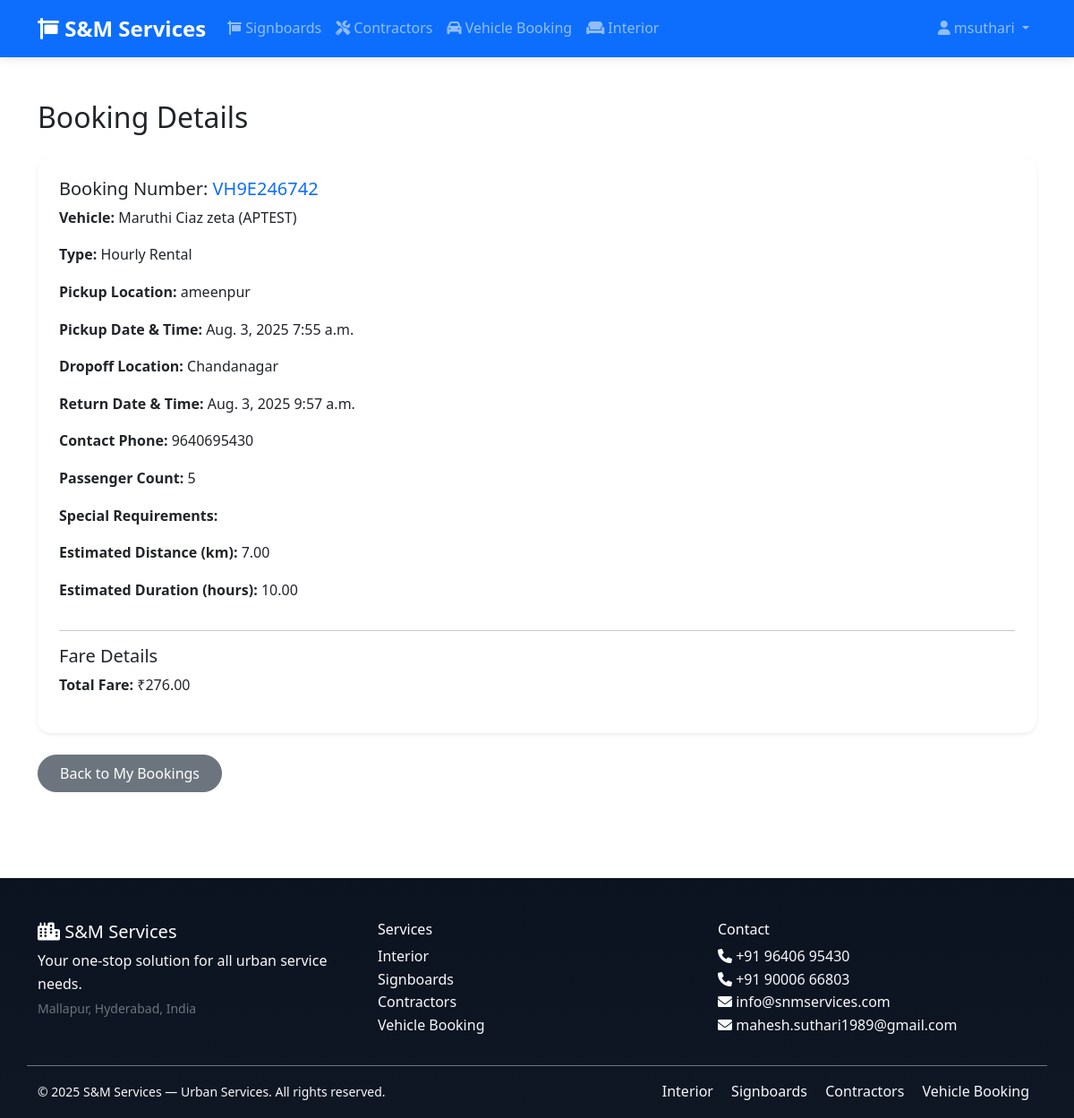
/vehicles/bookings/1/ (signed in), run on the app's committed database.
### vehicles/models.py (models this page shows, shortened)
class VehicleBooking(models.Model):
    BOOKING_TYPE_CHOICES = [
        ('hourly', 'Hourly Rental'),
        ('daily', 'Daily Rental'),
        ('one_way', 'One Way Trip'),
        ('round_trip', 'Round Trip'),
        ('airport_transfer', 'Airport Transfer'),
    ]
    STATUS_CHOICES = [
        ('pending', 'Pending'),
        ('confirmed', 'Confirmed'),
        ('assigned', 'Driver Assigned'),
        ('in_progress', 'In Progress'),
        ('completed', 'Completed'),
        ('cancelled', 'Cancelled'),
    ]
    customer = models.ForeignKey(User, on_delete=models.CASCADE)
    booking_number = models.CharField(max_length=20, unique=True)
    vehicle = models.ForeignKey(Vehicle, on_delete=models.CASCADE)
    driver = models.ForeignKey(Driver, on_delete=models.CASCADE, blank=True, null=True)
    booking_type = models.CharField(max_length=20, choices=BOOKING_TYPE_CHOICES)
    pickup_location = models.TextField()
    pickup_date = models.DateField()
    pickup_time = models.TimeField()
    dropoff_location = models.TextField(blank=True)
    return_date = models.DateField(blank=True, null=True)
    return_time = models.TimeField(blank=True, null=True)
    contact_phone = models.CharField(max_length=15)
    passenger_count = models.PositiveIntegerField()
    special_requirements = models.TextField(blank=True)
    estimated_distance_km = models.DecimalField(max_digits=8, decimal_places=2, default=0)
    estimated_duration_hours = models.DecimalField(max_digits=6, decimal_places=2, default=0)
    base_fare = models.DecimalField(max_digits=10, decimal_places=2, default=0)
    distance_fare = models.DecimalField(max_digits=10, decimal_places=2, default=0)
    time_fare = models.DecimalField(max_digits=10, decimal_places=2, default=0)
    additional_charges = models.DecimalField(max_digits=8, decimal_places=2, default=0)
    total_fare = models.DecimalField(max_digits=10, decimal_places=2, default=0)
    actual_start_time = models.DateTimeField(blank=True, null=True)
    actual_end_time = models.DateTimeField(blank=True, null=True)
    actual_distance_km = models.DecimalField(max_digits=8, decimal_places=2, default=0)
    status = models.CharField(max_length=20, choices=STATUS_CHOICES, default='pending')
    notes = models.TextField(blank=True)
    created_at = models.DateTimeField(auto_now_add=True)
    updated_at = models.DateTimeField(auto_now=True)
    class Meta:
        ordering = ['-created_at']

class Vehicle(models.Model):
    FUEL_CHOICES = [
        ('petrol', 'Petrol'),
        ('diesel', 'Diesel'),
        ('cng', 'CNG'),
        ('electric', 'Electric'),
        ('hybrid', 'Hybrid'),
    ]
    vehicle_type = models.ForeignKey(VehicleType, on_delete=models.CASCADE)
    make_model = models.CharField(max_length=200)  # e.g., "Maruti Suzuki Swift"
    year = models.PositiveIntegerField()
    license_plate = models.CharField(max_length=20, unique=True)
    fuel_type = models.CharField(max_length=10, choices=FUEL_CHOICES)
    seating_capacity = models.PositiveIntegerField()
    ac_available = models.BooleanField(default=True)
    gps_enabled = models.BooleanField(default=True)
    insurance_valid_until = models.DateField()
    pollution_certificate_valid_until = models.DateField()
    is_available = models.BooleanField(default=True)
    current_location = models.CharField(max_length=200, blank=True)
    image = models.ImageField(upload_to='vehicles/', blank=True, null=True)
    created_at = models.DateTimeField(auto_now_add=True)
    updated_at = models.DateTimeField(auto_now=True)
    owner = models.ForeignKey(User, on_delete=models.SET_NULL, null=True, blank=True, related_name='vehicles')
    contact_info = models.CharField(max_length=200, blank=True)
    description = models.TextField(blank=True)

### vehicles/views.py (the view)
# urls.py: path('bookings/<int:booking_id>/', views.booking_detail, name='booking_detail'),
@login_required
def booking_detail(request, booking_id):
    booking = get_object_or_404(VehicleBooking, id=booking_id, customer=request.user)
    return render(request, 'vehicles/booking_detail.html', {'booking': booking})

### templates/vehicles/booking_detail.html
{% extends 'base.html' %}
{% block content %}
<div class="container py-5">
    <h2 class="mb-4">Booking Details</h2>
    <div class="card p-4 shadow-sm">
        <h5>Booking Number: <span class="text-primary">{{ booking.booking_number }}</span></h5>
        <p><strong>Vehicle:</strong> {{ booking.vehicle.make_model }} ({{ booking.vehicle.license_plate }})</p>
        <p><strong>Type:</strong> {{ booking.get_booking_type_display }}</p>
        <p><strong>Pickup Location:</strong> {{ booking.pickup_location }}</p>
        <p><strong>Pickup Date & Time:</strong> {{ booking.pickup_date }} {{ booking.pickup_time }}</p>
        <p><strong>Dropoff Location:</strong> {{ booking.dropoff_location }}</p>
        <p><strong>Return Date & Time:</strong> {{ booking.return_date }} {{ booking.return_time }}</p>
        <p><strong>Contact Phone:</strong> {{ booking.contact_phone }}</p>
        <p><strong>Passenger Count:</strong> {{ booking.passenger_count }}</p>
        <p><strong>Special Requirements:</strong> {{ booking.special_requirements }}</p>
        <p><strong>Estimated Distance (km):</strong> {{ booking.estimated_distance_km }}</p>
        <p><strong>Estimated Duration (hours):</strong> {{ booking.estimated_duration_hours }}</p>
        <hr>
        <h5>Fare Details</h5>
        <p><strong>Total Fare:</strong> ₹{{ booking.total_fare }}</p>
    </div>
    <a href="{% url 'vehicles:my_bookings' %}" class="btn btn-secondary mt-4">Back to My Bookings</a>
</div>
{% endblock %}

### templates/base.html (shortened to what this page needs)
<!DOCTYPE html>
<html lang="en">
<head>
    <link href="https://cdn.jsdelivr.net/npm/bootstrap@5.1.3/dist/css/bootstrap.min.css" rel="stylesheet">
    <link href="https://cdnjs.cloudflare.com/ajax/libs/font-awesome/6.0.0/css/all.min.css" rel="stylesheet">
    {% load static %}
    <link href="{% static 'css/style.css' %}" rel="stylesheet">
    <link href="{% static 'css/custom.css' %}" rel="stylesheet">
</head>
<body>
    <nav class="navbar navbar-expand-lg navbar-dark bg-primary">
        <div class="container">
            <a class="navbar-brand" href="{% url 'home' %}">
                <i class="fas fa-sign"></i> S&M Services
            </a>
            <div class="collapse navbar-collapse" id="navbarNav">
                <ul class="navbar-nav me-auto">
                    <li class="nav-item">
                        <a class="nav-link" href="/signboards/">
                            <i class="fas fa-sign"></i> Signboards
                        </a>
                    </li>
                    <li class="nav-item">
                        <a class="nav-link" href="/contractors/">
                            <i class="fas fa-tools"></i> Contractors
                        </a>
                    </li>
                    <li class="nav-item">
                        <a class="nav-link" href="/vehicles/">
                            <i class="fas fa-car"></i> Vehicle Booking
                        </a>
                    </li>
                    <li class="nav-item">
                        <a class="nav-link" href="/interior/contractors/">
                            <i class="fas fa-couch"></i> Interior
                        </a>
                    </li>
                </ul>
                <ul class="navbar-nav">
                    {% if user.is_authenticated %}
                        <li class="nav-item dropdown">
                            <a class="nav-link dropdown-toggle" href="#" id="userDropdown" role="button" data-bs-toggle="dropdown">
                                <i class="fas fa-user"></i> {{ user.username }}
                            </a>
                        </li>
                    {% endif %}
                </ul>
            </div>
        </div>
    </nav>
    <main>
        {% block content %}{% endblock %}
    </main>
    <footer class="site-footer bg-dark text-light pt-5 pb-3 mt-5" role="contentinfo">
        <div class="container">
            <div class="row align-items-start">
                <div class="col-md-4 mb-3">
                    <h5 class="mb-2"><i class="fas fa-city"></i> S&amp;M Services</h5>
                    <p class="mb-1">Your one-stop solution for all urban service needs.</p>
                    <p class="small text-muted mb-0">Mallapur, Hyderabad, India</p>
                </div>
                <div class="col-md-4 mb-3">
                    <h6>Services</h6>
                    <ul class="list-unstyled mb-0">
                        <li><a href="{% url 'interior:designer_list' %}" class="text-light">Interior</a></li>
                        <li><a href="{% url 'signboards:home' %}" class="text-light">Signboards</a></li>
                        <li><a href="{% url 'contractors:list' %}" class="text-light">Contractors</a></li>
                        <li><a href="{% url 'vehicles:list' %}" class="text-light">Vehicle Booking</a></li>
                    </ul>
                </div>
                <div class="col-md-4 mb-3">
                    <h6>Contact</h6>
                    <ul class="list-unstyled mb-0">
                        <li><i class="fas fa-phone"></i> <a href="tel:+919640695430" class="text-light">+91 96406 95430</a></li>
                        <li><i class="fas fa-phone"></i> <a href="tel:+919000666803" class="text-light">+91 90006 66803</a></li>
                        <li><i class="fas fa-envelope"></i> <a href="mailto:info@snmservices.com" class="text-light">info@snmservices.com</a></li>
                        <li><i class="fas fa-envelope"></i> <a href="mailto:mahesh.suthari1989@gmail.com" class="text-light">mahesh.suthari1989@gmail.com</a></li>
                    </ul>
                </div>
            </div>
            <div class="row mt-3 pt-3 border-top border-secondary">
                <div class="col-md-6 text-start">
                    <small>© 2025 S&amp;M Services — Urban Services. All rights reserved.</small>
                </div>
                <div class="col-md-6 text-end">
                    <nav class="footer-links">
                        <a href="/interior/contractors/" class="text-light text-decoration-none mx-2">Interior</a>
                        <a href="/signboards/" class="text-light text-decoration-none mx-2">Signboards</a>
                        <a href="/contractors/" class="text-light text-decoration-none mx-2">Contractors</a>
                        <a href="/vehicles/" class="text-light text-decoration-none mx-2">Vehicle Booking</a>
                    </nav>
                </div>
            </div>
        </div>
    </footer>
</body>
</html>

### static/css/style.css (style rules this page uses)
body { font-family: 'Segoe UI', Tahoma, Geneva, Verdana, sans-serif; line-height: 1.6; }
.navbar-brand { font-weight: bold; font-size: 1.5rem; }
.btn { border-radius: 8px; padding: 10px 20px; font-weight: 500; text-decoration: none; display: inline-block; transition: all 0.3s ease; }
.card { border-radius: 15px; border: none; box-shadow: 0 2px 10px rgba(0, 0, 0, 0.1); transition: all 0.3s ease; }
footer { margin-top: auto; }
footer a { text-decoration: none; }

### static/css/custom.css (style rules this page uses)
.btn { border-radius: 25px; padding: 0.5rem 1.5rem; font-weight: 500; transition: all 0.3s ease; }
.card { border: none; border-radius: 15px; overflow: hidden; box-shadow: 0 5px 15px rgba(0,0,0,0.08); transition: all 0.3s ease; }
.navbar { box-shadow: 0 2px 10px rgba(0,0,0,0.1); }
.site-footer { background: linear-gradient(180deg, #0b1220 0%, #0f1724 100%); color: #e6eef8; }
.site-footer h5, .site-footer h6 { color: #fff; }
.site-footer a { color: #cfe6ff; }
.site-footer .footer-links a { margin-left: .5rem; margin-right: .5rem; }
.site-footer .small { color: #bcd3ef; }

### data on the page
VehicleBooking: booking_number "VH9E246742", vehicle.make_model "Maruthi Ciaz zeta", vehicle.license_plate "APTEST", booking_type "Hourly Rental", pickup_location "ameenpur", pickup_date "Aug. 3, 2025", pickup_time "7:55 a.m.", dropoff_location "Chandanagar", return_date "Aug. 3, 2025", return_time "9:57 a.m.", contact_phone "9640695430", passenger_count "5", estimated_distance_km "7.00", estimated_duration_hours "10.00", total_fare "276.00"

### other printed values
{{ user.username }} "msuthari"
